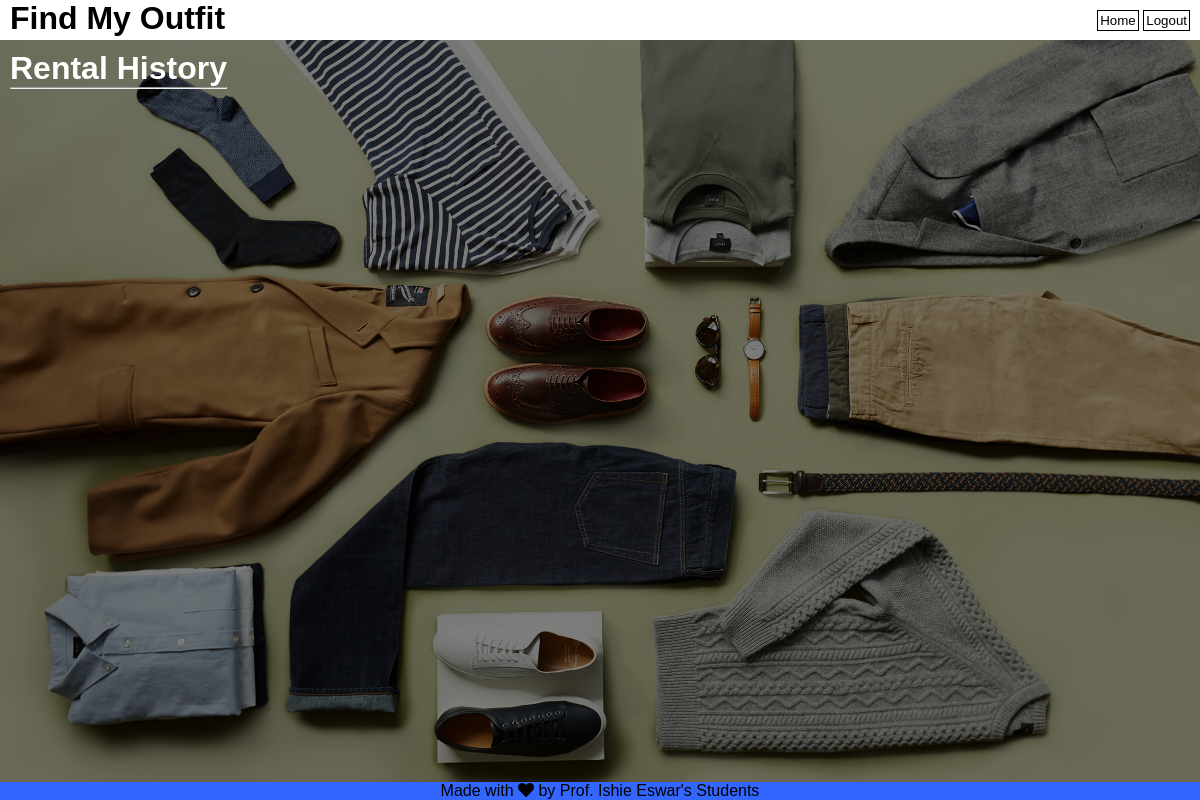
/User_Rental_History_See.php, run on an earlier commit of the app's database.
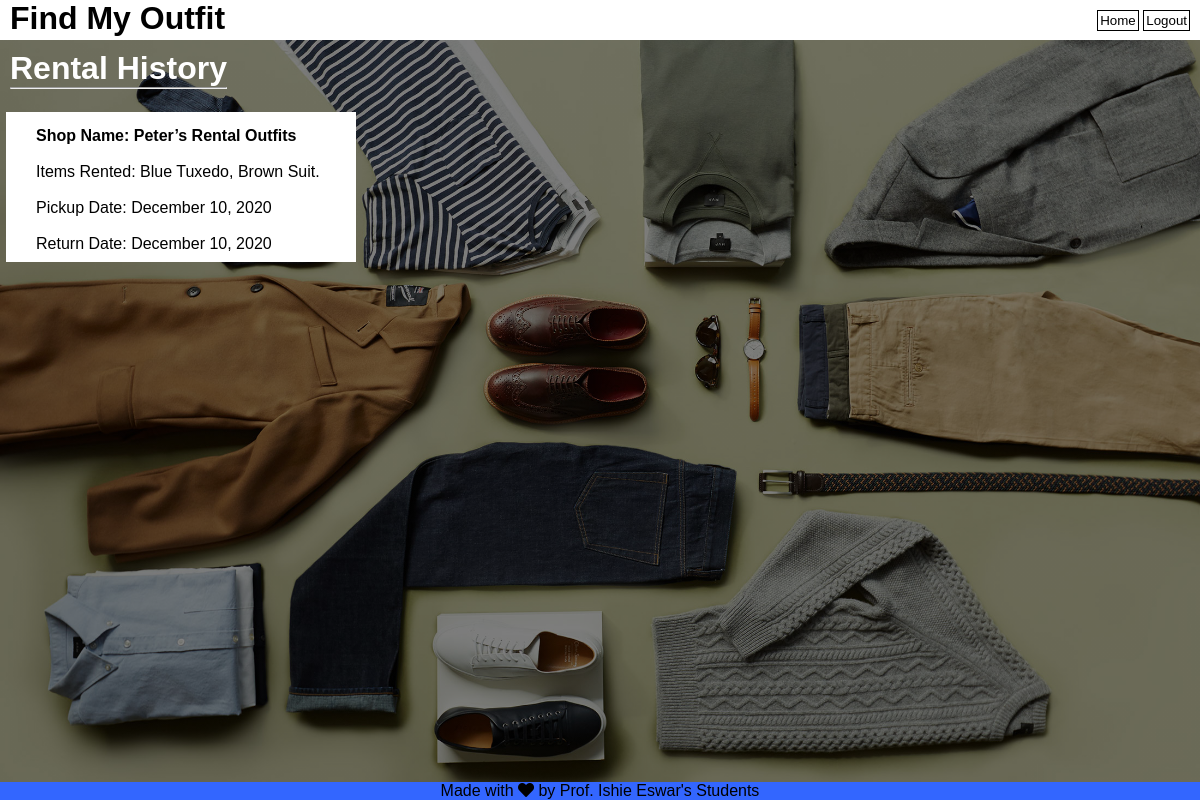
And on a later commit of the database.
### tables this page shows
CREATE TABLE `rental_history` (
  `rental_number` int(40) NOT NULL,
  `shop_name` text NOT NULL,
  `items` varchar(100) NOT NULL,
  `p_date` varchar(40) NOT NULL,
  `r_date` varchar(40) NOT NULL
);

### User_Rental_History_See.php (the view, shortened to what this page needs)
<?php
     include_once 'databasec.php';
     $sql = 'SELECT rental_number, shop_name, items, p_date, r_date FROM rental_history ORDER BY rental_number;';
     $resu = mysqli_query($c, $sql);
     $ar = mysqli_fetch_all($resu, MYSQLI_ASSOC);
?>
<!DOCTYPE html>
<html lang="en">
<head>
    <link href = "udhs.css" rel = "stylesheet" type = "text/css">
    <link rel="stylesheet" href="https://cdnjs.cloudflare.com/ajax/libs/font-awesome/5.13.0/css/all.min.css">
</head>
<body>
    <header>
        <div class="bar2">
            <div class="name2">
                <h1>Find My Outfit</h1>
            </div>
            <form name="xyz" method="post">
                <ul>
                     <li><input type="submit" name="home" class="button" value="Home"></li>
                     <li><input type="submit" name="logoutbutton2" class="button" value="Logout"></li>
                </ul>
            </form>
        </div>
    </header>
    <div class="des">
        <h1>Rental History</h1>
        <hr>
    </div>
    <br>
    <br>
    <br>
    <br>
    <div class="cont">
        <div class="row">
            <?php foreach($ar as $rentalhistory){ ?>
                        <div class="smallbox">
                            <h6>
                                Shop Name: <?php echo htmlspecialchars($rentalhistory['shop_name']); ?>
                            </h6>
                            <div>
                                <br>
                                Items Rented: <?php echo htmlspecialchars($rentalhistory['items']); ?>
                                <br>
                                <br>
                                Pickup Date: <?php echo htmlspecialchars($rentalhistory['p_date']); ?>
                                <br>
                                <br>
                                Return Date: <?php echo htmlspecialchars($rentalhistory['p_date']); ?>
                            </div>
                        </div>
                        <br>
            <?php } ?>
        </div>
    </div>
    <footer id="footer" class="static-footer">
      <div class="container">
        <p>Made with <span class="fas fa-heart"></span> by Prof. Ishie Eswar's Students</p>
      </div>
    </footer>
</body>
</html>

What changed in the data, as far as the page shows it:
added rental_history: shop_name "Peter’s Rental Outfits", items "Blue Tuxedo, Brown Suit.", p_date "December 10, 2020"
